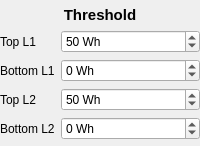
        <widget class="QWidget" name="th_options">
         <property name="sizePolicy">
          <sizepolicy hsizetype="Maximum" vsizetype="Preferred">
           <horstretch>0</horstretch>
           <verstretch>0</verstretch>
          </sizepolicy>
         </property>
         <layout class="QVBoxLayout" name="verticalLayout">
          <property name="spacing">
           <number>6</number>
          </property>
          <property name="sizeConstraint">
           <enum>QLayout::SetDefaultConstraint</enum>
          </property>
          <property name="leftMargin">
           <number>0</number>
          </property>
          <property name="topMargin">
           <number>6</number>
          </property>
          <property name="rightMargin">
           <number>0</number>
          </property>
          <property name="bottomMargin">
           <number>6</number>
          </property>
          <item>
           <widget class="QLabel" name="th_l">
            <property name="font">
             <font>
              <pointsize>12</pointsize>
              <bold>true</bold>
             </font>
            </property>
            <property name="text">
             <string>&lt;html&gt;&lt;head/&gt;&lt;body&gt;&lt;p align=&quot;center&quot;&gt;&lt;span style=&quot; font-size:11pt; font-weight:700;&quot;&gt;Threshold&lt;/span&gt;&lt;/p&gt;&lt;/body&gt;&lt;/html&gt;</string>
            </property>
           </widget>
          </item>
          <item>
           <layout class="QFormLayout" name="formLayout_4">
            <item row="1" column="1">
             <widget class="QSpinBox" name="th_top1">
              <property name="sizePolicy">
               <sizepolicy hsizetype="Preferred" vsizetype="Preferred">
                <horstretch>0</horstretch>
                <verstretch>0</verstretch>
               </sizepolicy>
              </property>
              <property name="suffix">
               <string> Wh</string>
              </property>
              <property name="prefix">
               <string/>
              </property>
              <property name="minimum">
               <number>-99999</number>
              </property>
              <property name="maximum">
               <number>99999</number>
              </property>
              <property name="singleStep">
               <number>10</number>
              </property>
              <property name="value">
               <number>50</number>
              </property>
             </widget>
            </item>
            <item row="2" column="0">
             <widget class="QLabel" name="label_3">
              <property name="sizePolicy">
               <sizepolicy hsizetype="Maximum" vsizetype="Preferred">
                <horstretch>0</horstretch>
                <verstretch>0</verstretch>
               </sizepolicy>
              </property>
              <property name="text">
               <string>Bottom L1</string>
              </property>
             </widget>
            </item>
            <item row="2" column="1">
             <widget class="QSpinBox" name="th_bottom1">
              <property name="sizePolicy">
               <sizepolicy hsizetype="Preferred" vsizetype="Preferred">
                <horstretch>0</horstretch>
                <verstretch>0</verstretch>
               </sizepolicy>
              </property>
              <property name="suffix">
               <string> Wh</string>
              </property>
              <property name="prefix">
               <string/>
              </property>
              <property name="minimum">
               <number>-99999</number>
              </property>
              <property name="maximum">
               <number>99999</number>
              </property>
              <property name="singleStep">
               <number>10</number>
              </property>
              <property name="value">
               <number>0</number>
              </property>
             </widget>
            </item>
            <item row="3" column="0">
             <widget class="QLabel" name="label_7">
              <property name="sizePolicy">
               <sizepolicy hsizetype="Preferred" vsizetype="Preferred">
                <horstretch>0</horstretch>
                <verstretch>0</verstretch>
               </sizepolicy>
              </property>
              <property name="text">
               <string>Top L2</string>
              </property>
             </widget>
            </item>
            <item row="3" column="1">
             <widget class="QSpinBox" name="th_top2">
              <property name="sizePolicy">
               <sizepolicy hsizetype="Preferred" vsizetype="Preferred">
                <horstretch>0</horstretch>
                <verstretch>0</verstretch>
               </sizepolicy>
              </property>
              <property name="suffix">
               <string> Wh</string>
              </property>
              <property name="prefix">
               <string/>
              </property>
              <property name="minimum">
               <number>-99999</number>
              </property>
              <property name="maximum">
               <number>99999</number>
              </property>
              <property name="singleStep">
               <number>10</number>
              </property>
              <property name="value">
               <number>50</number>
              </property>
             </widget>
            </item>
            <item row="4" column="0">
             <widget class="QLabel" name="label_8">
              <property name="sizePolicy">
               <sizepolicy hsizetype="Maximum" vsizetype="Preferred">
                <horstretch>0</horstretch>
                <verstretch>0</verstretch>
               </sizepolicy>
              </property>
              <property name="text">
               <string>Bottom L2</string>
              </property>
             </widget>
            </item>
            <item row="4" column="1">
             <widget class="QSpinBox" name="th_bottom2">
              <property name="sizePolicy">
               <sizepolicy hsizetype="Preferred" vsizetype="Preferred">
                <horstretch>0</horstretch>
                <verstretch>0</verstretch>
               </sizepolicy>
              </property>
              <property name="suffix">
               <string> Wh</string>
              </property>
              <property name="prefix">
               <string/>
              </property>
              <property name="minimum">
               <number>-99999</number>
              </property>
              <property name="maximum">
               <number>99999</number>
              </property>
              <property name="singleStep">
               <number>10</number>
              </property>
              <property name="value">
               <number>0</number>
              </property>
             </widget>
            </item>
            <item row="1" column="0">
             <widget class="QLabel" name="label_2">
              <property name="sizePolicy">
               <sizepolicy hsizetype="Preferred" vsizetype="Preferred">
                <horstretch>0</horstretch>
                <verstretch>0</verstretch>
               </sizepolicy>
              </property>
              <property name="text">
               <string>Top L1</string>
              </property>
             </widget>
            </item>
           </layout>
          </item>
          <item>
           <spacer name="verticalSpacer_3">
            <property name="orientation">
             <enum>Qt::Vertical</enum>
            </property>
            <property name="sizeType">
             <enum>QSizePolicy::Maximum</enum>
            </property>
            <property name="sizeHint" stdset="0">
             <size>
              <width>20</width>
              <height>0</height>
             </size>
            </property>
           </spacer>
          </item>
         </layout>
        </widget>
